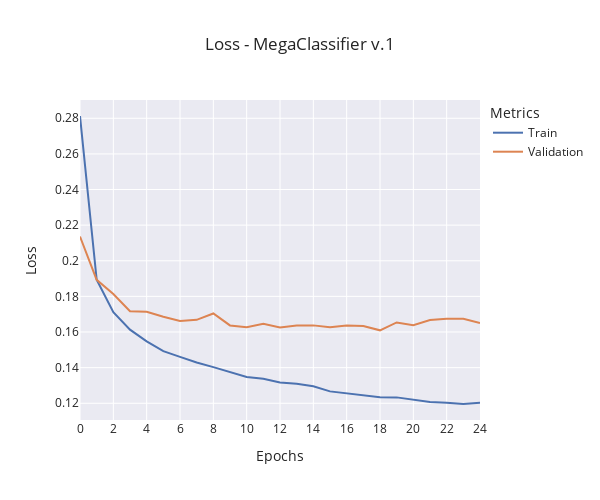

Notebook source saved alongside this figure:
### Code cell
window_size = 0
train_data = (
    moving_average(train_metrics["loss"], window_size)
    if window_size != 0
    else train_metrics["loss"]
)
validation_data = (
    moving_average(validation_metrics["val_loss"], window_size)
    if window_size != 0
    else validation_metrics["val_loss"]
)

fig = go.Figure()

fig.add_trace(
    go.Scatter(
        y=train_data,
        x=np.arange(len(train_data)),
        mode="lines",
        name="Train",
    )
)

fig.add_trace(
    go.Scatter(
        y=validation_data,
        x=np.arange(len(validation_data)),
        mode="lines",
        name="Validation",
    )
)

fig.update_layout(
    title=f"Loss - {model_name} {version}",
    xaxis_title="Epochs",
    yaxis_title="Loss",
    legend_title="Metrics",
    template="seaborn",
    width=600,
    height=500,
    xaxis=dict(
        tickmode="linear",
        tick0=0,
        dtick=2,
    ),
)

fig.show()
fig.write_image(f"./reports/figures/loss/{complete_name}_train.png")

### Figure 1 — Plotly figure (JSON) as saved in the notebook; plotly's stock layout.template omitted (floating-point values rounded to 4 significant figures)
{"data": [{"mode": "lines", "name": "Train", "type": "scatter", "x": [0, 1, 2, 3, 4, 5, 6, 7, 8, 9, 10, 11, 12, 13, 14, 15, 16, 17, 18, 19, 20, 21, 22, 23, 24], "y": [0.2813, 0.1893, 0.1712, 0.1613, 0.1547, 0.1493, 0.146, 0.1429, 0.1403, 0.1377, 0.1347, 0.1337, 0.1317, 0.1309, 0.1296, 0.1267, 0.1256, 0.1241, 0.1234, 0.1233, 0.1222, 0.1207, 0.1203, 0.1196, 0.1203]}, {"mode": "lines", "name": "Validation", "type": "scatter", "x": [0, 1, 2, 3, 4, 5, 6, 7, 8, 9, 10, 11, 12, 13, 14, 15, 16, 17, 18, 19, 20, 21, 22, 23, 24], "y": [0.2136, 0.1893, 0.1813, 0.1717, 0.1713, 0.1685, 0.1662, 0.1668, 0.1704, 0.1637, 0.1626, 0.1646, 0.1626, 0.1637, 0.1637, 0.1627, 0.1636, 0.1634, 0.161, 0.1654, 0.1638, 0.1667, 0.1674, 0.1674, 0.1651]}], "layout": {"height": 500, "legend": {"title": {"text": "Metrics"}}, "title": {"text": "Loss - MegaClassifier v.1"}, "width": 600, "xaxis": {"dtick": 2, "tick0": 0, "tickmode": "linear", "title": {"text": "Epochs"}}, "yaxis": {"title": {"text": "Loss"}}}}
